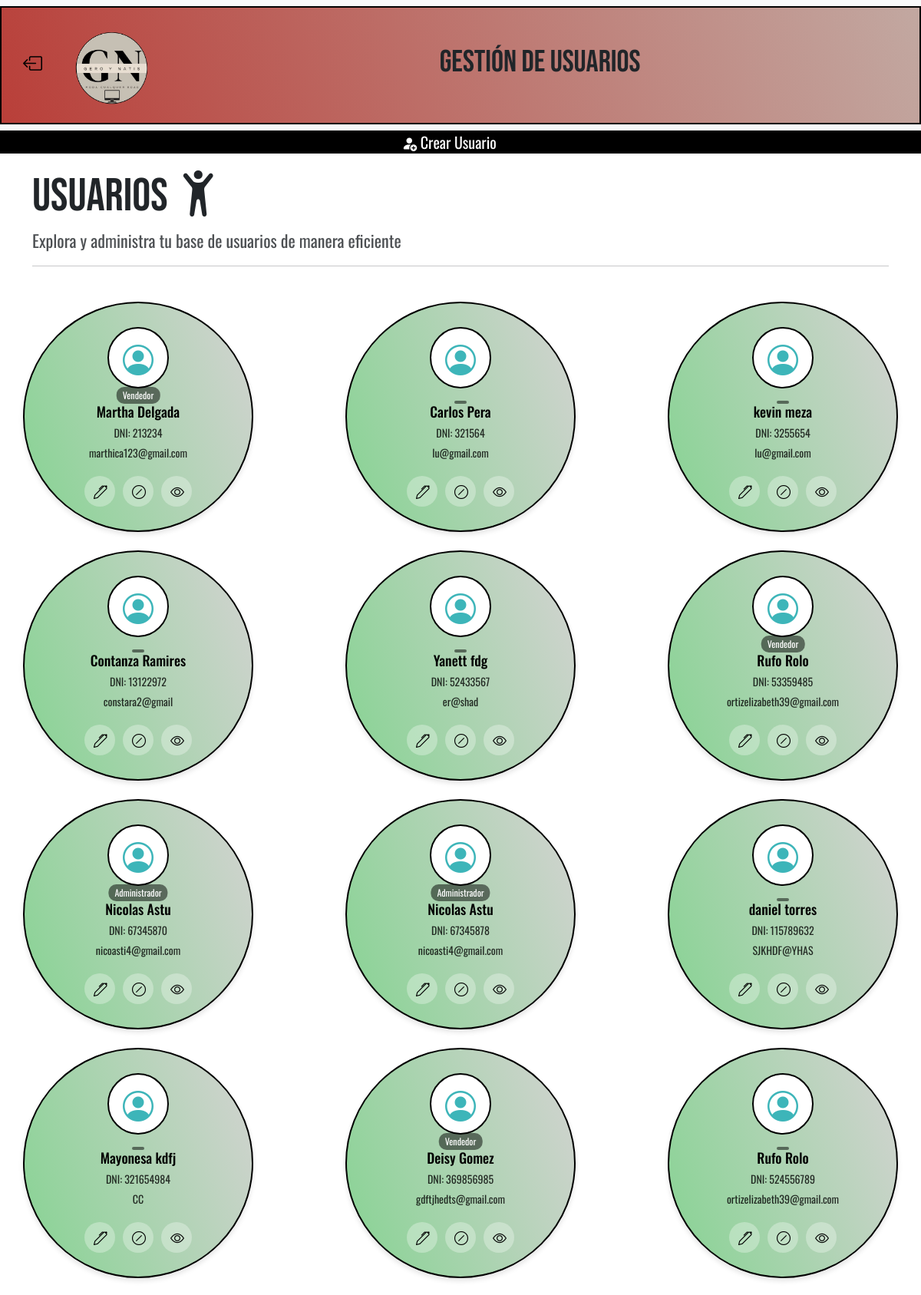
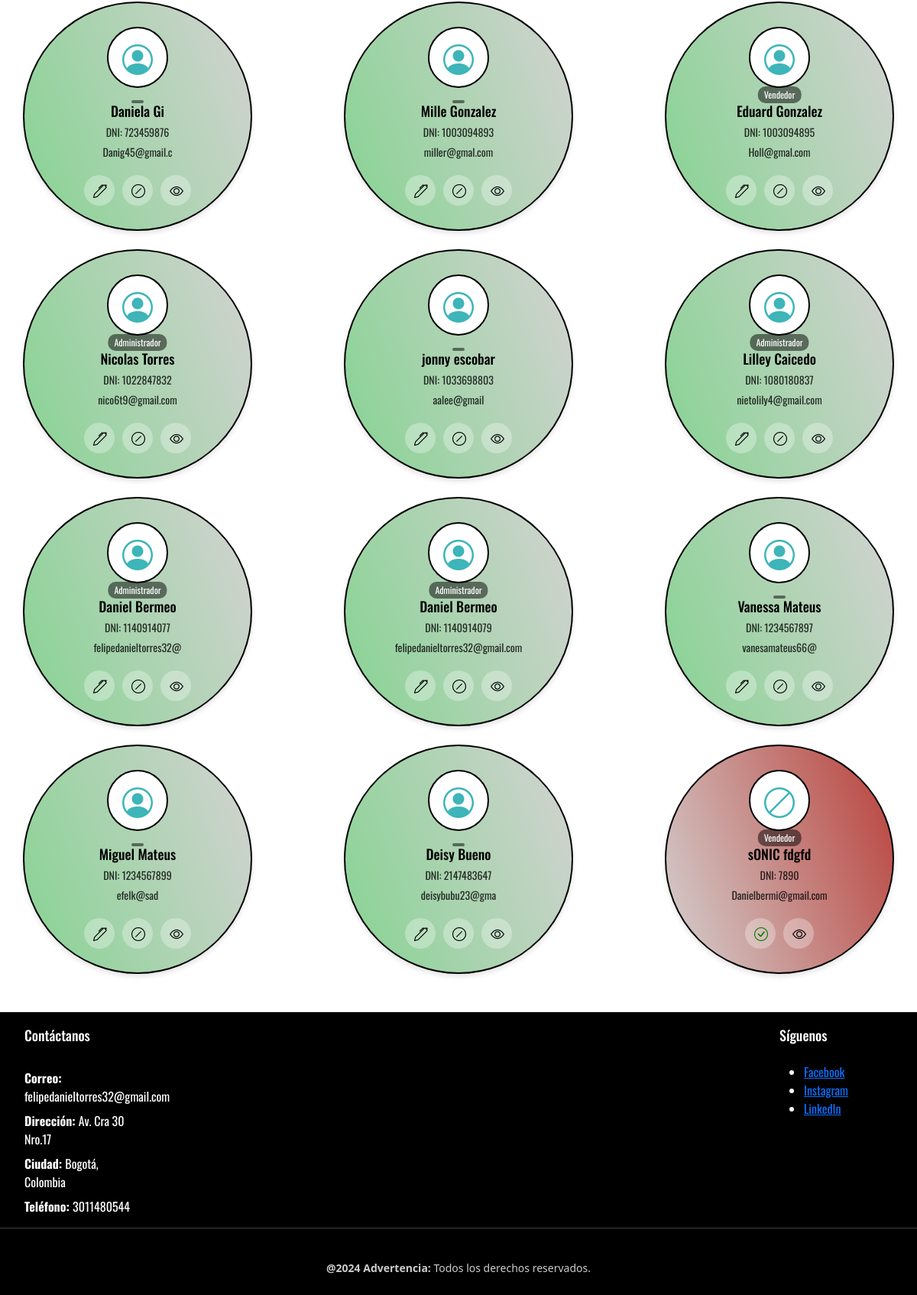
/Controlador/controladorUsuario.php, run on the app's committed database (2 pictures, top to bottom).
### tables this page shows
CREATE TABLE `usuario` (
  `documento` int(12) NOT NULL COMMENT 'Número identificador de un rol',
  `tipoDocumento` char(2) NOT NULL COMMENT 'Tipo de documento del usuario (CC,TI,CE,etc..)',
  `nombre` varchar(15) NOT NULL COMMENT 'Nombre del usuario',
  `apellido` varchar(15) NOT NULL COMMENT 'Apellido del usuario',
  `direccion` varchar(20) DEFAULT NULL COMMENT 'Dirección del usuario',
  `localidad` varchar(30) NOT NULL COMMENT 'Localidad del usuario',
  `telefono` varchar(15) DEFAULT NULL,
  `correo` varchar(30) NOT NULL COMMENT 'Correo con el que se registrará el usuario',
  `id_estado` int(11) DEFAULT NULL,
  `idrol` int(10) DEFAULT NULL
);

### Controlador/controladorUsuario.php (called while the page is built, shortened)
<?php
require_once "../Modelo/Usuario.php";
$usuario = new Usuario();
$usuarios = $usuario->obtenerUsuarios();
$usuariosi = $usuario->obtenerUsuariosi();
$resultado = $usuarios;
include "../Principal/Usuario.php";

### Modelo/Conexion.php (called while the page is built)
<?php
function Conectarse(){
    $Conexion = mysqli_connect("localhost","root","","geroynatis");
    return $Conexion;
}
?>

### Modelo/Usuario.php (called while the page is built, shortened)
<?php
include "../Modelo/Conexion.php";
class Usuario
{
    private $Conexion;
    public function __construct($documento = null, $tipoDocumento = null, $nombre = null, $apellido = null, $direccion = null, $localidad = null, $correo = null, $contrasena = null, $estado = null, $Conexion = null, $telefono = null, $rol = null)
    {
        $this->Conexion = Conectarse();
    }
    public function obtenerUsuarios()
    {
        $sql = "SELECT `documento`, `tipoDocumento`, `nombre`, `apellido`, `direccion`, `localidad`, `telefono`, `correo`,
                (SELECT estados.tiposestados FROM estados WHERE `id_estado` = idestado) AS idestado,
                (SELECT rol.rol FROM rol WHERE usuario.`idrol`= rol.idrol) AS idrol
                FROM `usuario` WHERE `id_estado`=3;";
        $resultado = $this->Conexion->query($sql);
        return $resultado;
    }
    public function obtenerUsuariosi()
    {
        $sqli = "SELECT `documento`, `tipoDocumento`, `nombre`, `apellido`, `direccion`, `localidad`, `telefono`, `correo`,
                 (SELECT estados.tiposestados FROM estados WHERE `id_estado` = idestado) AS idestado,
                 (SELECT rol.rol FROM rol WHERE usuario.`idrol`= rol.idrol) AS idrol
                 FROM `usuario` WHERE `id_estado`=4;";
        $resultadoi = $this->Conexion->query($sqli);
        return $resultadoi;
    }
public function activaUsuario( $documento, $tipoDocumento, $nombre, $apellido, $direccion, $localidad,$telefono,$correo,$estado){
    $this->Conexion = Conectarse();
    $sql = "UPDATE `usuario` SET `id_estado`= '3' WHERE documento=?";
    $stmt = $this->Conexion->prepare($sql);
    $stmt->bind_param("i", $documento);
    $resulta = $stmt->execute();
    $stmt->close();
    $this->Conexion->close();
    if ($resulta) {
        header("Location: ../Controlador/controladorUsuario.php?success=1");
        exit();
    }
    return $resulta;
}}
?>

### Principal/Usuario.php (the view, shortened to what this page needs)
<!doctype html>
<html lang="en">
<head>
  <link rel="stylesheet" href="../Principal/Geroyn.css">
  <link rel="stylesheet" href="https://cdn.jsdelivr.net/npm/bootstrap-icons@1.11.3/font/bootstrap-icons.min.css">
  <link href="https://cdn.jsdelivr.net/npm/bootstrap@5.0.2/dist/css/bootstrap.min.css" rel="stylesheet">
</head>
<body>
    <nav class="navbar navbar-expand-lg navbar-light bg-light">
        <div class="container-fluid">
            <a class="nav-link" style="color: black;" href="../Controlador/controladorInventario.php"><i class="bi bi-box-arrow-left"></i></a>
            <img src="../Imagenes/Gero_y_Natis Logo.png" alt="" width="150" height="150">
            <div class="collapse navbar-collapse justify-content-center" id="navbarSupportedContent">
                <ul class="navbar-nav flex-column mb-2 mb-lg-0">
                    <h1>Gestión de Usuarios</h1>
                </ul>
            </div>
        </div>
    </nav>
        <nav class="acciones">
      <a class="aña" href="../Sesiones/Registrarse.php"><i class="bi bi-person-fill-add"></i> Crear Usuario</a>
    </nav>
    <div class="container">
    <h2 style="font-family: Bebas Neue, sans-serif; padding: 20px 0 0 0; font-size: 60px;">
        Usuarios <i class="bi bi-person-arms-up"></i>
    </h2>
    <p style="font-family: Oswald, sans-serif; font-size: 22px;">
        Explora y administra tu base de usuarios de manera eficiente
    </p>
    <hr>
    <div style="padding: 30px 0 50px 0;" class="row row-cols-2 row-cols-md-3 row-cols-lg-4 g-4">
        <?php while ($row = mysqli_fetch_assoc($resultado)) { ?>
            <div class="card">
                <div class="avatar-container">
                    <div class="avatar"><i class="bi bi-person-circle"></i></div>
                    <div class="role"><?php echo $row['idrol']; ?></div>
                </div>
                <div class="user-info">
                    <h2><?php echo $row['nombre'] . ' ' . $row['apellido']; ?></h2>
                    <p>DNI: <?php echo $row['documento']; ?></p>
                    <p><?php echo $row['correo']; ?></p>
                </div>
                <div class="buttons">
                <button  class="btn"  title="Actualizar Usuario" data-bs-toggle="modal" data-bs-target="#updateModal<?php echo $row['documento']; ?>" type="button">
                <i class="bi bi-pen"></i></button>
                    <form action="../Controlador/controladorUsuario.php" method="post">
                        <button class="btn" title="Inhabilitar Usuario" name="Acciones" value="Borrar Usuario" type="submit">
                            <i class="bi bi-slash-circle"></i>
                        </button>
                    </form>
                    <button type="button" title="Visualizar usuario" class="btn btn-primary" data-bs-toggle="modal" data-bs-target="#exampleModal<?php echo $row['documento']; ?>">
                        <i class="bi bi-eye"></i>
                    </button>
                </div>
            </div>
<?php } ?>
        <?php
        while ($rowi = mysqli_fetch_assoc($usuariosi)) { ?>
            <div class="card" style="  background: linear-gradient(70deg, #d4d3d2, #b93f39) !important; color: black;">
                <div class="avatar-container">
                    <div class="avatar"><i class="bi bi-ban"></i></div>
                    <div class="role"><?php echo $rowi['idrol']; ?></div>
                </div>
                <div class="user-info">
                    <h2><?php echo $rowi['nombre'].' '.$rowi['apellido']; ?></h2>
                    <p>DNI: <?php echo $rowi['documento']; ?></p>
                    <p><?php echo $rowi['correo']; ?></p>
                </div>
                <div class="buttons">
                <form action="../Controlador/controladorUsuario.php" method="post">
                        <button style="color: green;" class="btn" title="Activar Usuario" name="Acciones" value="Activar Usuario" type="submit">
                        <i class="bi bi-check-circle"></i>                        </button>
                    </form>
                    <button type="button" title="Visualizar usuario" class="btn btn-primary" data-bs-toggle="modal" data-bs-target="#exampleModal<?php echo $rowi['documento']; ?>">
                        <i class="bi bi-eye"></i>
                    </button>
                </div>
            </div>
        <?php } ?>
    </div>
</div>
  <div class="pie">
    <div class="row">
      <div class="col-md-8 col-lg-2 colForm1">
        <ul>
          <dd>
            <h2>Contáctanos</h2>
          </dd>
          <br>
          <dd><strong>Correo: </strong>felipedanieltorres32@gmail.com</dd>
          <dd><strong>Dirección: </strong> Av. Cra 30 Nro.17</dd>
          <dd><strong>Ciudad: </strong>Bogotá, Colombia</dd>
          <dd><strong>Teléfono: </strong>3011480544</dd>
        </ul>
      </div>
      <div class="col-md-8 col-lg-2  social-links">
        <h2>Síguenos</h2>
        <br>
        <ul>
          <li><a href="https://www.facebook.com" target="_blank">Facebook</a></li>
          <li><a href="https://www.instagram.com" target="_blank">Instagram</a></li>
          <li><a href="https://www.linkedin.com" target="_blank">LinkedIn</a></li>
        </ul>
      </div>
      <hr style="color: white;">
      <div class="derechos">
        <p><strong>@2024</strong> <strong>Advertencia: </strong>Todos los derechos reservados.</p>
      </div>
    </div>
  </div>
</body>
</html>

### Principal/Geroyn.css (style rules this page uses)
.container-fluid { background: linear-gradient(70deg, #b93f39, #c2a8a1); font-family: "Bebas Neue", sans-serif; font-size: 25px; justify-content: center !important; border: 2px solid black; }
.pie { background: black; }
.pie p { padding: 20px; text-align: center !; color: white; }
.row { justify-content: space-between; align-items: flex-start; }
.colForm1 { color: white; padding: 20px 0 0 0; font-family: "Oswald", sans-serif; }
.social-links { color: white; padding: 20px 0 0 0; font-family: "Oswald", sans-serif; }
.derechos { text-align: center; }
.acciones { font-family: "Oswald", sans-serif; background-color: black; max-width: 100%; display: flex; justify-content: center; align-items: center; }
.aña, .edi, .tus { text-decoration: none; color: white; padding: 0 30px 0 0; font-size: 20px; }

### Principal/Usuario.php (style rules this page uses)
.card { width: 300px; height: 300px; border-radius: 50%; overflow: hidden; font-family: Oswald, sans-serif; background: linear-gradient(70deg, #86d392, #d4d3d2); display: flex; flex-direction: column; align-items: center; justify-content: center; color: black; text-align: center; box-shadow: 0 4px 6px rgba(0, 0, 0, 0.1); position: relative; border: 2px black solid; }
.avatar-container { position: relative; margin-bottom: 20px; }
.avatar { width: 80px; height: 80px; border: 2px black solid; border-radius: 50%; background-color: #fff; display: flex; align-items: center; justify-content: center; font-size: 40px; color: #3db5b9; }
.role { position: absolute; bottom: -20px; left: 50%; transform: translateX(-50%); font-size: 12px; color: white; background-color: rgba(0, 0, 0, 0.5); padding: 2px 8px; border-radius: 10px; }
.user-info { margin-bottom: 15px; }
h2 { margin: 0; font-size: 18px; }
p { margin: 5px 0; font-size: 14px; opacity: 0.8; }
.buttons { display: flex; gap: 10px; }
.btn { width: 40px; height: 40px; border-radius: 50%; border: none; background-color: rgba(255, 255, 255, 0.3); color: black; font-size: 18px; cursor: pointer; transition: background-color 0.3s; }

### data on the page
usuario: idrol "Vendedor", nombre "Martha", apellido "Delgada", documento "213234", correo "marthica123@gmail.com"
usuario: nombre "Carlos", apellido "Pera", documento "321564", correo "lu@gmail.com"
usuario: nombre "kevin", apellido "meza", documento "3255654", correo "lu@gmail.com"
usuario: nombre "Contanza", apellido "Ramires", documento "13122972", correo "constara2@gmail"
usuario: nombre "Yanett", apellido "fdg", documento "52433567", correo "er@shad"
usuario: idrol "Vendedor", nombre "Rufo", apellido "Rolo", documento "53359485", correo "ortizelizabeth39@gmail.com"
usuario: idrol "Administrador", nombre "Nicolas", apellido "Astu", documento "67345870", correo "nicoasti4@gmail.com"
usuario: idrol "Administrador", nombre "Nicolas", apellido "Astu", documento "67345878", correo "nicoasti4@gmail.com"
usuario: nombre "daniel", apellido "torres", documento "115789632", correo "SJKHDF@YHAS"
usuario: nombre "Mayonesa", apellido "kdfj", documento "321654984", correo "CC"
usuario: idrol "Vendedor", nombre "Deisy", apellido "Gomez", documento "369856985", correo "gdftjhedts@gmail.com"
usuario: nombre "Rufo", apellido "Rolo", documento "524556789", correo "ortizelizabeth39@gmail.com"
usuario: nombre "Daniela", apellido "Gi", documento "723459876", correo "Danig45@gmail.c"
usuario: nombre "Mille", apellido "Gonzalez", documento "1003094893", correo "miller@gmal.com"
usuario: idrol "Vendedor", nombre "Eduard", apellido "Gonzalez", documento "1003094895", correo "Holl@gmal.com"
usuario: idrol "Administrador", nombre "Nicolas", apellido "Torres", documento "1022847832", correo "nico6t9@gmail.com"
usuario: nombre "jonny", apellido "escobar", documento "1033698803", correo "aalee@gmail"
usuario: idrol "Administrador", nombre "Lilley", apellido "Caicedo", documento "1080180837", correo "nietolily4@gmail.com"
usuario: idrol "Administrador", nombre "Daniel", apellido "Bermeo", documento "1140914077", correo "felipedanieltorres32@"
usuario: idrol "Administrador", nombre "Daniel", apellido "Bermeo", documento "1140914079", correo "felipedanieltorres32@gmail.com"
usuario: nombre "Vanessa", apellido "Mateus", documento "1234567897", correo "vanesamateus66@"
usuario: nombre "Miguel", apellido "Mateus", documento "1234567899", correo "efelk@sad"
usuario: nombre "Deisy", apellido "Bueno", documento "2147483647", correo "deisybubu23@gma"
usuario: idrol "Vendedor", nombre "sONIC", apellido "fdgfd", documento "7890", correo "Danielbermi@gmail.com"
